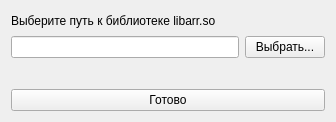
<?xml version="1.0" encoding="UTF-8"?>
<ui version="4.0">
 <class>Form</class>
 <widget class="QWidget" name="Form">
  <property name="geometry">
   <rect>
    <x>0</x>
    <y>0</y>
    <width>336</width>
    <height>122</height>
   </rect>
  </property>
  <property name="windowTitle">
   <string>Form</string>
  </property>
  <layout class="QVBoxLayout" name="verticalLayout">
   <item>
    <widget class="QLabel" name="label">
     <property name="text">
      <string>Выберите путь к библиотеке libarr.so</string>
     </property>
    </widget>
   </item>
   <item>
    <layout class="QHBoxLayout" name="horizontalLayout">
     <item>
      <widget class="QLineEdit" name="path_lineEdit"/>
     </item>
     <item>
      <widget class="QPushButton" name="choose_path_btn">
       <property name="text">
        <string>Выбрать...</string>
       </property>
      </widget>
     </item>
    </layout>
   </item>
   <item>
    <widget class="QLabel" name="error_output">
     <property name="text">
      <string/>
     </property>
    </widget>
   </item>
   <item>
    <widget class="QPushButton" name="done_btn">
     <property name="text">
      <string>Готово</string>
     </property>
    </widget>
   </item>
  </layout>
 </widget>
 <resources/>
 <connections/>
</ui>
